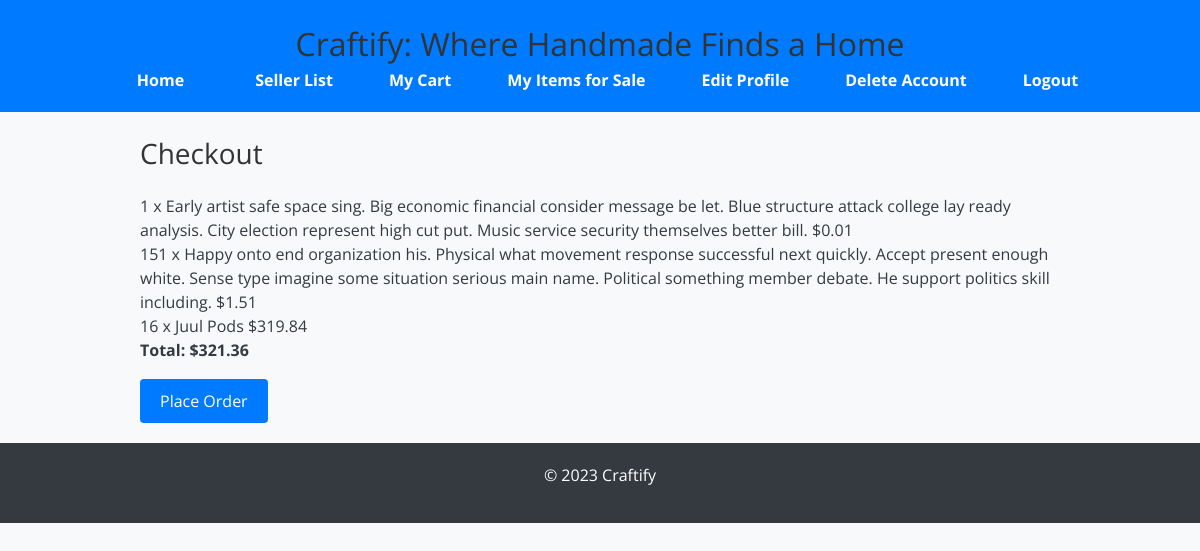
The app's page /checkout/ (signed in), older data.
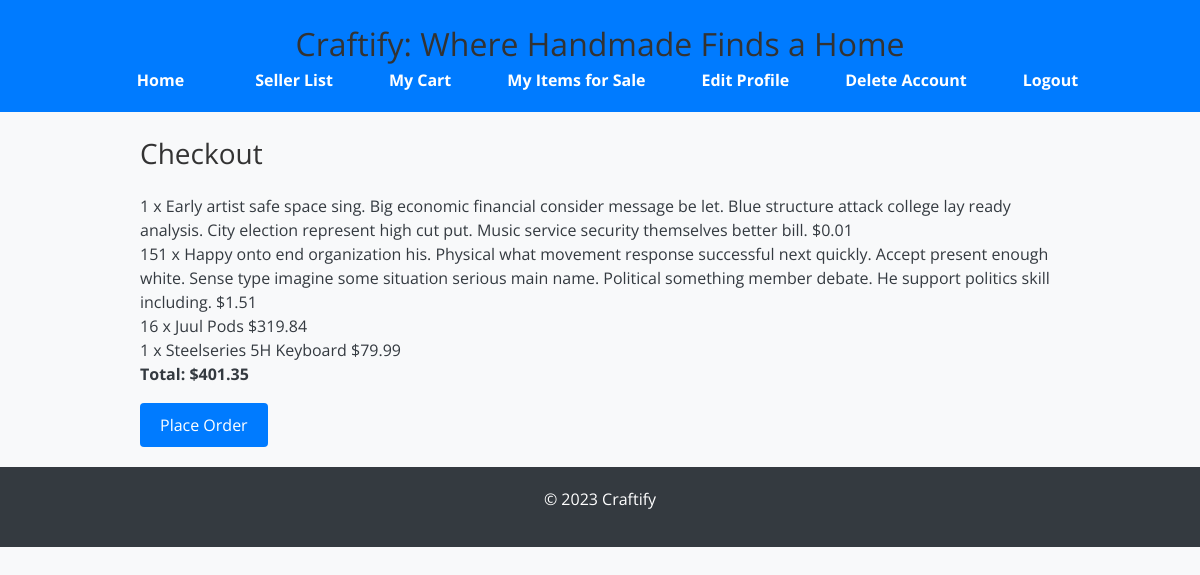
The same page, newer data.
### craftify/models/cart_controller.py (models this page shows, shortened)
class CartItem(models.Model):
    cart = models.ForeignKey(Cart, on_delete=models.CASCADE, related_name='items')
    item = models.ForeignKey(Item, on_delete=models.CASCADE)
    quantity = models.PositiveIntegerField(default=1)
    added_at = models.DateTimeField(default=timezone.now)  # Ensure this field exists
    def get_total_price(self):
        return self.item.price * self.quantity

class Cart(models.Model):
    user = models.OneToOneField(
        settings.AUTH_USER_MODEL,
        on_delete=models.CASCADE,
        related_name='cart',
        help_text="User who owns the cart"
    )
    created_at = models.DateTimeField(auto_now_add=True)
    updated_at = models.DateTimeField(auto_now=True)
    def get_total_price(self):
        return sum(item.get_total_price() for item in self.items.all())

### craftify/models/item_controller.py (models this page shows, shortened)
class Item(models.Model):
    name = models.CharField(max_length=255)
    description = models.TextField()
    price = models.DecimalField(
        max_digits=10,
        decimal_places=2,
        default=0.01,
        validators=[
            MinValueValidator(0.01)
        ]
    )
    quantity = models.PositiveIntegerField(
        validators=[
            MinValueValidator(1)
        ]
    )
    created_at = models.DateTimeField(auto_now_add=True)
    seller = models.ForeignKey(settings.AUTH_USER_MODEL, on_delete=models.CASCADE, related_name='items_for_sale')
    image = models.ImageField(upload_to='item_images/', null=True, blank=True)
    category = models.CharField(max_length=100, null=True, blank=True)
    class Meta:
        ordering = ['-created_at']
        verbose_name = "Item"
        verbose_name_plural = "Items"
        indexes = [
            models.Index(fields=['seller']),
            models.Index(fields=['name']),
        ]
        unique_together = ('seller', 'name')

### craftify/views/cart_views.py (the view, shortened to what this page needs)
# urls.py: path('checkout/', cart_views.checkout, name='checkout'),
@login_required
def checkout(request):
    cart = get_object_or_404(Cart, user=request.user)
    if not cart.items.exists():
        messages.error(request, "Your cart is empty.")
        return redirect('cart')
    return render(request, 'checkout.html', {'cart': cart})

### craftify/templates/checkout.html (shortened to what this page needs)
{% extends 'base.html' %}
{% block content %}
<div class="container">
    <h2>Checkout</h2>
    {% if cart.items.all %}
        <ul class="cart-items">
            {% for item in cart.items.all %}
                <li class="cart-item">
                    <span>{{ item.quantity }} x {{ item.item.name }}</span>
                    <span>${{ item.get_total_price }}</span>
                </li>
            {% endfor %}
        </ul>
        <p class="cart-total"><strong>Total: ${{ cart.get_total_price }}</strong></p>
        <form method="post">
            <button type="submit" class="button">Place Order</button>
        </form>
    {% else %}
        <p>Your cart is empty.</p>
    {% endif %}
</div>
{% endblock %}

Row changes from the older to the newer data that the page shows:
added CartItem: quantity "1", item.name "Steelseries 5H Keyboard", get_total_price "79.99"
computed for Cart: get_total_price "321.36" → "401.35"
